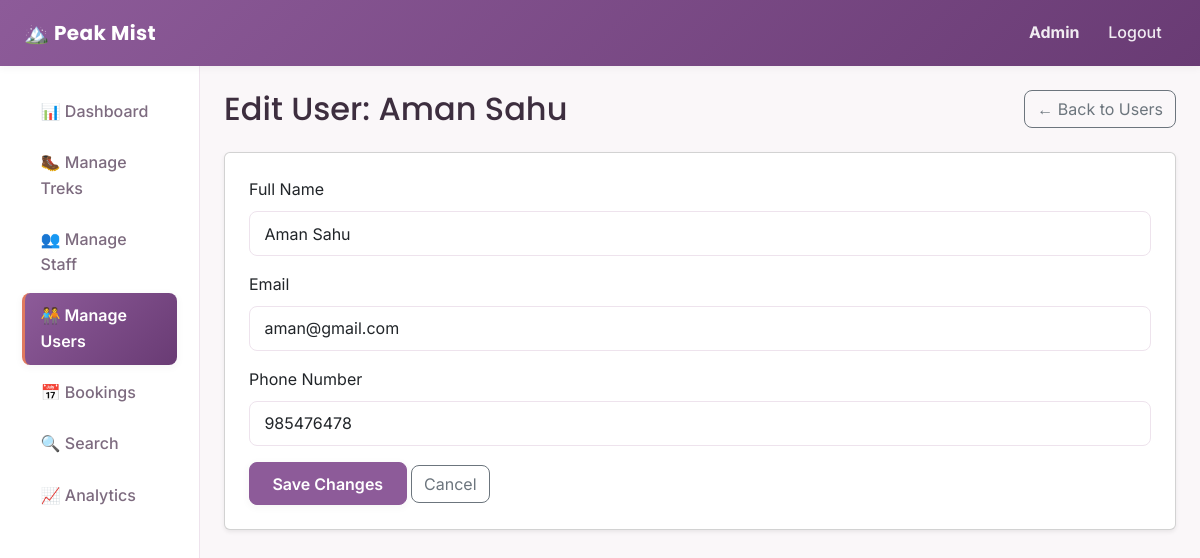
Page /admin/users/2/edit (signed in) on the committed database.
### backend/models.py (models this page shows, shortened)
class User(db.Model, UserMixin):
    __tablename__ = "users"
    id = db.Column(db.Integer, primary_key=True)
    username = db.Column(db.String(80), unique=True, nullable=False)
    password_hash = db.Column(db.String(200), nullable=False)
    full_name = db.Column(db.String(120), nullable=False)
    email = db.Column(db.String(120), unique=True, nullable=False)
    phone = db.Column(db.String(20), nullable=True)
    role = db.Column(db.String(20), nullable=False, default="user")
    is_blacklisted = db.Column(db.Boolean, default=False, nullable=False)
    created_at = db.Column(db.DateTime, default=datetime.utcnow)
    staff_profile = db.relationship(
        "StaffProfile",
        backref="user",
        uselist=False,
        cascade="all, delete-orphan"
    )
    bookings = db.relationship(
        "Booking",
        backref="user",
        cascade="all, delete-orphan"
    )

### backend/routes.py (the view, shortened to what this page needs)
@admin_bp.route("/users/<int:user_id>/edit", methods=["GET", "POST"])
@login_required
@role_required("admin")
def edit_user(user_id):
    target_user = User.query.filter_by(id=user_id, role="user").first_or_404()
    return render_template("admin/edit_user.html", user=target_user)

### backend/routes.py (called while the page is built)
def role_required(*allowed_roles):
    def decorator(view_function):
        @wraps(view_function)
        def wrapped_view(*args, **kwargs):
            if current_user.role not in allowed_roles:
                abort(403)
            return view_function(*args, **kwargs)
        return wrapped_view
    return decorator

### templates/admin/edit_user.html (shortened to what this page needs)
{% extends "layout_dashboard.html" %}
{% set active_page = 'users' %}
{% block content %}
<div class="d-flex justify-content-between align-items-center mb-4">
    <h2 class="mb-0">Edit User: {{ user.full_name }}</h2>
    <a href="{{ url_for('admin.users_list') }}" class="btn btn-outline-secondary">&larr; Back to Users</a>
</div>
<div class="card shadow-sm">
    <div class="card-body p-4">
        <form method="POST" action="{{ url_for('admin.edit_user', user_id=user.id) }}">
            <div class="mb-3">
                <label for="full_name" class="form-label">Full Name</label>
                <input type="text" class="form-control" id="full_name" name="full_name"
                       value="{{ user.full_name }}" required>
            </div>
            <div class="mb-3">
                <label for="email" class="form-label">Email</label>
                <input type="email" class="form-control" id="email" name="email"
                       value="{{ user.email }}" required>
            </div>
            <div class="mb-3">
                <label for="phone" class="form-label">Phone Number</label>
                <input type="text" class="form-control" id="phone" name="phone"
                       value="{{ user.phone or '' }}">
            </div>
            <button type="submit" class="btn btn-trek">Save Changes</button>
            <a href="{{ url_for('admin.users_list') }}" class="btn btn-outline-secondary">Cancel</a>
        </form>
    </div>
</div>
{% endblock %}

### templates/layout_dashboard.html (shortened to what this page needs)
<!DOCTYPE html>
<html lang="en">
<head>
    <link
        href="https://cdnjs.cloudflare.com/ajax/libs/bootstrap/5.3.3/css/bootstrap.min.css"
        rel="stylesheet">
    <link rel="stylesheet" href="{{ url_for('static', filename='css/styles.css') }}">
</head>
<body>
    <nav class="navbar navbar-expand-lg navbar-trek">
        <div class="container-fluid px-4">
            <a class="navbar-brand fw-bold" href="{{ url_for('auth.home') }}">
                🏔️ Peak Mist
            </a>
            <div class="navbar-collapse" id="navMenu">
                <ul class="navbar-nav ms-auto align-items-lg-center">
                    <li class="nav-item">
                        <span class="nav-link">
                            <strong>{{ current_user.full_name }}</strong>
                        </span>
                    </li>
                    <li class="nav-item">
                        <a class="nav-link" href="{{ url_for('auth.logout') }}">Logout</a>
                    </li>
                </ul>
            </div>
        </div>
    </nav>
    <div class="container-fluid">
        <div class="row">
            <nav class="col-md-3 col-lg-2 sidebar">
                <ul class="nav flex-column">
                    {% if current_user.role == 'admin' %}
                        <li class="nav-item">
                            <a class="nav-link {% if active_page == 'dashboard' %}active{% endif %}"
                               href="{{ url_for('admin.dashboard') }}">📊 Dashboard</a>
                        </li>
                        <li class="nav-item">
                            <a class="nav-link {% if active_page == 'treks' %}active{% endif %}"
                               href="{{ url_for('admin.treks') }}">🥾 Manage Treks</a>
                        </li>
                        <li class="nav-item">
                            <a class="nav-link {% if active_page == 'staff' %}active{% endif %}"
                               href="{{ url_for('admin.staff_list') }}">👥 Manage Staff</a>
                        </li>
                        <li class="nav-item">
                            <a class="nav-link {% if active_page == 'users' %}active{% endif %}"
                               href="{{ url_for('admin.users_list') }}">🧑‍🤝‍🧑 Manage Users</a>
                        </li>
                        <li class="nav-item">
                            <a class="nav-link {% if active_page == 'bookings' %}active{% endif %}"
                               href="{{ url_for('admin.bookings_list') }}">📅 Bookings</a>
                        </li>
                        <li class="nav-item">
                            <a class="nav-link {% if active_page == 'search' %}active{% endif %}"
                               href="{{ url_for('admin.search') }}">🔍 Search</a>
                        </li>
                        <li class="nav-item">
                            <a class="nav-link {% if active_page == 'analytics' %}active{% endif %}"
                               href="{{ url_for('admin.analytics') }}">📈 Analytics</a>
                        </li>
                    {% endif %}
                </ul>
            </nav>
            <main class="col-md-9 col-lg-10 p-4">
                {% block content %}{% endblock %}
            </main>
        </div>
    </div>
</body>
</html>

### static/css/styles.css (style rules this page uses)
:root { --sky: #8d5b99; --sky-deep: #693b74; --sky-pale: #f6eef7; --mint: #e07a5f; --mint-deep: #c2593e; --mint-pale: #fdf1ee; --cloud: #ffffff; --cloud-tint: #faf7f9; --line: #eee3ed; --ink: #3d2e3f; --ink-soft: #7d6b7f; --amber: #f4d35e; --coral: #f28482; --lilac: #b5a2e3; --shadow-sm: 0 2px 8px rgba(61, 46, 63, 0.05); --shadow-md: 0 8px 24px rgba(61, 46, 63, 0.08); --shadow-lg: 0 16px 40px rgba(61, 46, 63, 0.12); --radius: 14px; --radius-sm: 8px; }
* { box-sizing: border-box; }
body { background-color: var(--cloud-tint); font-family: "Inter", "Segoe UI", Arial, sans-serif; color: var(--ink); line-height: 1.6; }
h1, h2, h3, h4, h5, h6 { font-family: "Poppins", "Segoe UI", Arial, sans-serif; color: var(--ink); }
a { color: var(--sky-deep); text-decoration: none; }
.navbar-trek { background: linear-gradient(135deg, var(--sky) 0%, var(--sky-deep) 100%) !important; box-shadow: var(--shadow-sm); padding-top: 0.75rem; padding-bottom: 0.75rem; }
.navbar-trek .navbar-brand { color: #ffffff !important; font-family: "Poppins", sans-serif; font-weight: 700; letter-spacing: 0.02em; }
.navbar-trek .nav-link { color: rgba(255, 255, 255, 0.9) !important; font-weight: 500; border-radius: var(--radius-sm); padding: 0.45rem 0.9rem !important; transition: background-color 0.2s ease, color 0.2s ease; }
.btn-trek { background-color: var(--sky); border-color: var(--sky); color: #ffffff; font-weight: 600; border-radius: var(--radius-sm); padding: 0.55rem 1.4rem; box-shadow: var(--shadow-sm); transition: transform 0.15s ease, box-shadow 0.15s ease, background-color 0.15s ease; }
.btn { border-radius: var(--radius-sm); }
.sidebar { background-color: var(--cloud); border-right: 1px solid var(--line); min-height: calc(100vh - 56px); padding-top: 1.25rem; }
.sidebar .nav-link { display: flex; align-items: center; gap: 0.65rem; color: var(--ink-soft); padding: 0.65rem 1rem; border-radius: var(--radius-sm); margin: 0.15rem 0.6rem; font-weight: 500; border-left: 3px solid transparent; transition: background-color 0.2s ease, color 0.2s ease, border-color 0.2s ease; }
.sidebar .nav-link.active { background: linear-gradient(135deg, var(--sky) 0%, var(--sky-deep) 100%); color: #ffffff; font-weight: 600; border-left-color: var(--mint); box-shadow: var(--shadow-sm); }
.form-control, .form-select { border-radius: var(--radius-sm); border: 1px solid var(--line); padding: 0.6rem 0.9rem; }

### rows in the picture
User: full_name "Admin"
User: full_name "Aman Sahu", email "aman@gmail.com", phone "985476478"
